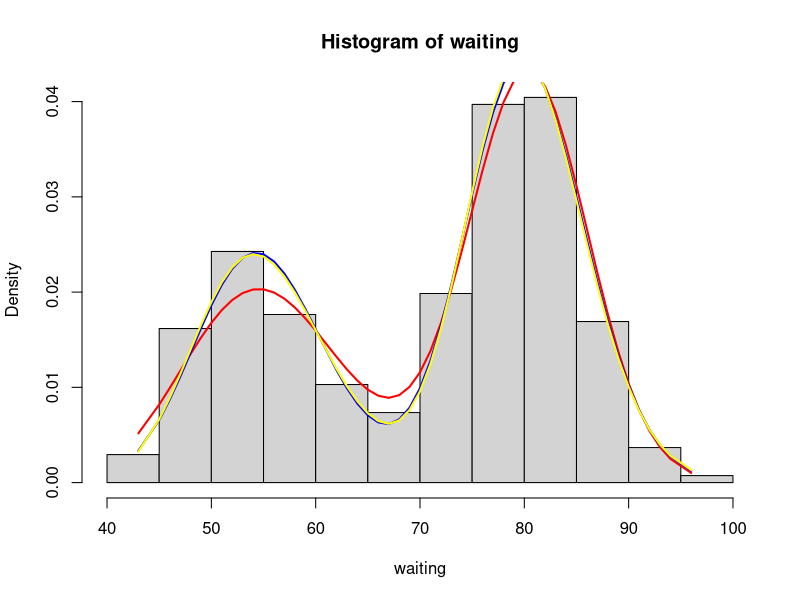

This chart was generated by the following R code:
### question no. :3

rm(list=ls())

attach(faithful)
data=faithful
waiting=sort(waiting)



############# gamma + normal model :


NegLogLikeMix=function(theta,data){
  shape=(theta[1]) 
  scale=(theta[2])  
  mu=theta[3]
  sigma2=exp(theta[4])
  p=exp(theta[5])/(1+exp(theta[5]))
  n=length(data)
  l=0
  for(i in 1:n){
    l=l+log(p*dgamma(data[i],shape,scale)+(1-p)*dnorm(data[i],mu,sigma2))
  }  
  return(-l)
}

theta_initial=c(74,.7,80,6,0.5)

fit=optim(theta_initial,NegLogLikeMix,control=list(maxit=10000),data =data$waiting)
fit


theta_hat1=fit$par
shape_hat=(theta_hat1[1])
scale_hat=(theta_hat1[2])  
mu2_hat=theta_hat1[3]
sigma2_hat=exp(theta_hat1[4])
p_hat_1=exp(theta_hat1[5])/(1+exp(theta_hat1[5]))

shape_hat
scale_hat
mu2_hat
sigma2_hat
p_hat_1
d_1st=(p_hat_1*dgamma(waiting,shape_hat,scale_hat))+((1-p_hat_1)*dnorm(waiting,mu2_hat,sigma2_hat))
l1=NegLogLikeMix(theta_hat1,waiting)*-1
l1
log(d_1st)
#plot(d_1st)

hist(waiting,probability = T)
lines(waiting,d_1st,lwd=2,col="red")

###### gamma + gamma model :

LogLikeMix2=function(theta,data){
  shape1=(theta[1]) 
  scale1=(theta[2])  
  shape2=(theta[3])
  scale2=(theta[4])
  p=(theta[5])
  n=length(data)
  l=0
  for(i in 1:n){
    l=l+log(p*dgamma(data[i],shape1,scale1)+(1-p)*dgamma(data[i],shape2,scale2))
  }  
  return(-l)
}
theta_initial=c(74,.7,88,.9,0.5)
LogLikeMix2(theta_initial,waiting)

fit1=optim(theta_initial,LogLikeMix2,control=list(maxit=10000),data =waiting)
fit1

theta_hat2=fit1$par
shape_hat1=theta_hat2[1]
scale_hat1=(theta_hat2[2])  ### when we will use optim() it will search for sigma in entire real line but sigma always > 0, to take only +ve values
### exp() is one-one function
shape_hat2=theta_hat2[3]
scale_hat2=(theta_hat2[4])
p_hat_2=theta_hat2[5]

shape_hat1
scale_hat1
shape_hat2
scale_hat2
p_hat_2
d_2nd=p_hat_2*dgamma(waiting,shape_hat1,scale_hat1)+(1-p_hat_2)*dgamma(waiting,shape_hat2,scale_hat2)

lines(waiting,d_2nd,lwd=2,col='blue')
l2=LogLikeMix2(theta_hat2,waiting)*-1
l2
#############################################################
#### log normal +log normal model
ll3=function(data,theta)
{
  meu1=(theta[1]) 
  sig1=exp(theta[2])  
  meu2=(theta[3])
  sig2=exp(theta[4])
  p=exp(theta[5])/(1+exp(theta[5]))
  n=length(data)
  l=0
  for(i in 1:n){
    l=l+log(p*dlnorm(data[i],meu1,sig1)+(1-p)*dlnorm(data[i],meu2,sig2))
  }  
  return(-l)
}

theta_initial=c(3.9,0.015,4.4,0.012,0.5)
ll3(waiting,theta_initial)

fit3=optim(theta_initial,ll3,control=list(maxit=10000),data =waiting)
fit3



theta_hat3=fit3$par
mu1_hat1=theta_hat3[1]
sig_hat1=exp(theta_hat3[2])  ### when we will use optim() it will search for sigma in entire real line but sigma always > 0, to take only +ve values
### exp() is one-one function
mu2_hat2=theta_hat3[3]
sig_hat2=exp(theta_hat3[4])
p_hat_3=exp(theta_hat3[5])/(1+exp(theta_hat3[5]))

mu1_hat1
sig_hat1
mu2_hat2
sig_hat2
p_hat_3
d_3rd=p_hat_3*dlnorm(waiting,mu1_hat1,sig_hat1)+(1-p_hat_3)*dlnorm(waiting,mu2_hat2,sig_hat2)

lines(waiting,d_3rd,lwd=2,col='yellow')
l3=ll3(waiting,theta_hat3)*-1
l3
### for aic fitting ###########

### aic= (2*number_of_parameter)-loglikelihhod_function(theta_hat,data)

aic1=2*5-l1
aic2=2*5-l2
aic3=2*5-l3
aic1
aic2
aic3
aic_table= data.frame (
  models = c("gamma+normal", "gamma+gamma", "lognormal+lognormal"),
  AIC = c(aic1,aic2,aic3))

aic_table

### since aic valie of the last model(log-normal and log-normal) is minimum , hence its the best model .
### parameters of ln + ln model :

mu1_hat1
sig_hat1
mu2_hat2
sig_hat2
p_hat_3
#### p() calc :

dmix=function(x,theta){
  mu1=theta[1]
  sigma1=theta[2]
  mu2=theta[3]
  sigma2=theta[4]
  p=theta[5]
  f=p*dlnorm(x,mu1,sigma1)+(1-p)*dlnorm(x,mu2,sigma2)
  return(f)
}  
#P(60 < waiting < 70)
P=integrate(dmix,60,70,c(mu1_hat1,sig_hat1,mu2_hat2,sig_hat2,p_hat_3))  ##p(70<waiting<100) 
P

